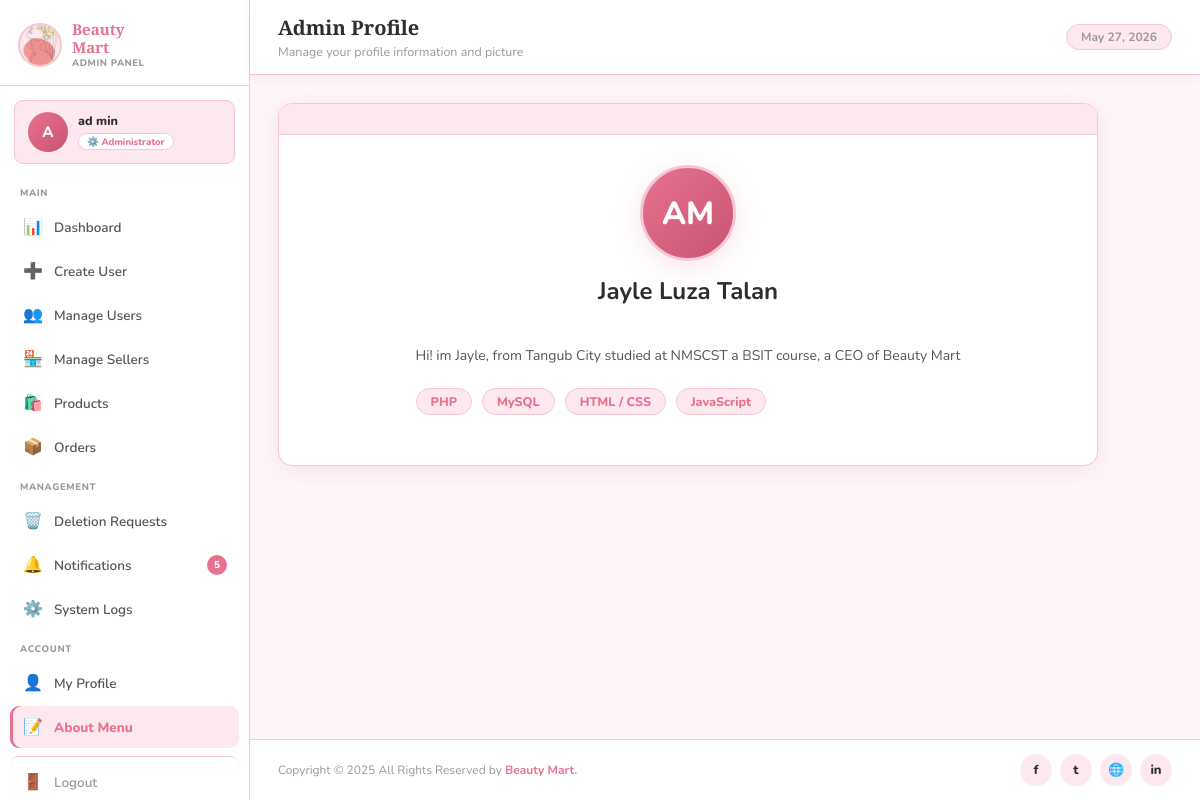
Page /1-admin/about.php (signed in) on the committed database.
### tables this page shows
CREATE TABLE `users` (
  `id` int(11) NOT NULL,
  `firstname` varchar(50) NOT NULL,
  `lastname` varchar(50) NOT NULL,
  `username` varchar(50) NOT NULL,
  `email` varchar(100) NOT NULL,
  `password` varchar(255) NOT NULL,
  `profile_pic` varchar(255) DEFAULT NULL,
  `email_verified` tinyint(1) DEFAULT 0,
  `marked_for_deletion` tinyint(1) DEFAULT 0,
  `deleted_at` timestamp NULL DEFAULT NULL,
  `verification_token` varchar(255) DEFAULT NULL,
  `status` enum('active','suspended','banned') DEFAULT 'active',
  `suspended_until` datetime DEFAULT NULL,
  `banned_reason` text DEFAULT NULL,
  `action_by` int(11) DEFAULT NULL COMMENT 'FK to admins.id — admin who last changed this user status',
  `created_at` timestamp NOT NULL DEFAULT current_timestamp(),
  `updated_at` timestamp NOT NULL DEFAULT current_timestamp() ON UPDATE current_timestamp()
);

### 1-admin/about.php (the view, shortened to what this page needs)
<?php
require_once '../includes/functions.php';
$stmt = $pdo->prepare("SELECT COUNT(*) FROM notifications WHERE user_id = ? AND is_read = 0");
$stmt->execute([$_SESSION['user_id']]);
$unread_notifs = (int)$stmt->fetchColumn();
$stmt = $pdo->prepare("
    SELECT u.*, a.id AS admin_id, sa.id AS superadmin_id
    FROM users u
    LEFT JOIN admins a ON u.id = a.user_id
    LEFT JOIN superadmins sa ON u.id = sa.user_id
    WHERE u.id = ?
");
$stmt->execute([$_SESSION['user_id']]);
$admin = $stmt->fetch();
$current_page = basename($_SERVER['PHP_SELF']);
?>
<!DOCTYPE html>
<html lang="en">
<head>
     <link rel="stylesheet" href="../css/admin_about.css">
     <link rel="stylesheet" href="../css/admin_dash.css">
     <link rel="stylesheet" href="../css/responsive.css">
</head>
<body>
 <div class="shell">
     <aside class="sidebar">
        <div class="sidebar-brand">
            <div class="brand-icon">
                <img src="../images/logo.png" alt="Logo"
                     onerror="this.style.display='none';this.parentElement.textContent='🌸'">
            </div>
            <div>
                <div class="brand-text"><span>Beauty</span><span>Mart</span></div>
                <div class="brand-sub">Admin Panel</div>
            </div>
        </div>
        <div class="admin-chip">
            <div class="chip-avatar">
                <?php if (!empty($admin['profile_pic']) && file_exists("../uploads/profile_images/" . $admin['profile_pic'])): ?>
                    <img src="../uploads/profile_images/<?= htmlspecialchars($admin['profile_pic']) ?>" alt="">
                <?php else: ?>
                    <?= strtoupper(substr($admin['firstname'], 0, 1)) ?>
                <?php endif; ?>
            </div>
            <div>
                <div class="chip-name"><?= htmlspecialchars($admin['firstname'] . ' ' . $admin['lastname']) ?></div>
                <span class="chip-role">⚙️ Administrator</span>
            </div>
        </div>
        <nav class="sidebar-nav">
            <div class="nav-section-label">Main</div>
            <a href="dashboard.php" class="<?= $current_page === 'dashboard.php' ? 'active' : '' ?>">
                <span class="nav-icon">📊</span> Dashboard
            </a>
            <a href="create_users.php" class="<?= $current_page==='create_users.php' ? 'active':'' ?>">
                <span class="ni">➕</span> Create User
            </a>
            <a href="manage_users.php" class="<?= $current_page === 'manage_users.php' ? 'active' : '' ?>">
                <span class="nav-icon">👥</span> Manage Users
            </a>
            <a href="manage_sellers.php" class="<?= $current_page === 'manage_sellers.php' ? 'active' : '' ?>">
                <span class="nav-icon">🏪</span> Manage Sellers
            </a>
            <a href="products.php" class="<?= $current_page === 'products.php' ? 'active' : '' ?>">
                <span class="nav-icon">🛍️</span> Products
            </a>
            <a href="orders.php" class="<?= $current_page === 'orders.php' ? 'active' : '' ?>">
                <span class="nav-icon">📦</span> Orders
            </a>
            <div class="nav-section-label">Management</div>
            <a href="manage_deletions.php" class="<?= $current_page === 'manage_deletions.php' ? 'active' : '' ?>">
                <span class="nav-icon">🗑️</span> Deletion Requests
            </a>
            <a href="notifications.php" class="<?= $current_page === 'notifications.php' ? 'active' : '' ?>">
                <span class="nav-icon">🔔</span> Notifications
                <?php if ($unread_notifs > 0): ?>
                    <span class="nav-badge"><?= $unread_notifs ?></span>
                <?php endif; ?>
            </a>
            <a href="system_logs.php" class="<?= $current_page==='system_logs.php' ? 'active':'' ?>">
                <span class="ni">⚙️</span> System Logs
            </a>
            <div class="nav-section-label">Account</div>
            <a href="profile.php" class="<?= $current_page==='profile.php' ? 'active':'' ?>">
                <span class="nav-icon">👤</span> My Profile
            </a>
            <a href="about.php" class="<?= $current_page === 'about.php' ? 'active' : '' ?>">
                <span class="nav-icon">📝</span> About Menu
            </a>
            <a href="../logout.php" class="logout">
                <span class="nav-icon">🚪</span> Logout
            </a>
        </nav>
    </aside>
    <div class="main">
        <div class="topbar">
            <div class="topbar-left">
                <h1>Admin Profile</h1>
                <p>Manage your profile information and picture</p>
            </div>
            <div class="topbar-right">
                <span class="topbar-date"><?= date('F j, Y') ?></span>
            </div>
        </div>
        <div class="content">
        <div class="content-wrap">
            <div class="sec-card">
                <div class="sec-header">
                </div>
                <div class="sec-body">
                    <div class="avatar-section">
                        <div class="avatar-lg">
                            <?php if (!empty($admin['profile_pic']) && file_exists("../uploads/profile_images/" . $admin['profile_pic'])): ?>
                                <img src="../uploads/profile_images/<?= htmlspecialchars($admin['profile_pic']) ?>" alt="">
                            <?php else: ?>
                                <?= strtoupper(substr($admin['firstname'], 0, 1)) . strtoupper(substr($admin['lastname'], 0, 1)) ?>
                            <?php endif; ?>
                        </div>
                        <h2>Jayle Luza Talan</h2>
                        <div class="about-body">
                    <p class="about-text">
                        Hi! im Jayle, from Tangub City studied at NMSCST a BSIT course, a CEO of Beauty Mart
                    </p>
                    <div style="display:flex;gap:10px;flex-wrap:wrap;">
                        <span style="background:var(--pink-pale);border:1.5px solid var(--pink-mid);border-radius:20px;padding:4px 14px;font-size:12.5px;font-weight:800;color:var(--pink-accent);">PHP</span>
                        <span style="background:var(--pink-pale);border:1.5px solid var(--pink-mid);border-radius:20px;padding:4px 14px;font-size:12.5px;font-weight:800;color:var(--pink-accent);">MySQL</span>
                        <span style="background:var(--pink-pale);border:1.5px solid var(--pink-mid);border-radius:20px;padding:4px 14px;font-size:12.5px;font-weight:800;color:var(--pink-accent);">HTML / CSS</span>
                        <span style="background:var(--pink-pale);border:1.5px solid var(--pink-mid);border-radius:20px;padding:4px 14px;font-size:12.5px;font-weight:800;color:var(--pink-accent);">JavaScript</span>
                    </div>
                </div>
                    </div>
                </div>
            </div>
        </div>
        </div>
        <footer class="admin-footer">
            <div class="footer-inner">
                <p class="footer-copy">Copyright &copy; 2025 All Rights Reserved by <span>Beauty Mart.</span></p>
                <div class="footer-socials">
                    <a href="#" title="Facebook">f</a>
                    <a href="#" title="Twitter">t</a>
                    <a href="#" title="Website">🌐</a>
                    <a href="#" title="LinkedIn">in</a>
                </div>
            </div>
        </footer>
    </div>
</div>
</body>
</html>

### css/admin_dash.css (style rules this page uses)
*, *::before, *::after { box-sizing: border-box; margin: 0; padding: 0; }
:root { --pink-pale: #fce8ee; --pink-mid: #f5c6d4; --pink-accent: #e8728e; --pink-dark: #c75473; --pink-soft: #fdf5f7; --text-dark: #2e2e2e; --text-mid: #555; --text-muted: #999; --white: #ffffff; --shadow: 0 4px 18px rgba(200,80,110,.10); --shadow-md: 0 6px 28px rgba(200,80,110,.15); --radius: 14px; --radius-sm: 9px; --sidebar-w: 250px; }
html, body { min-height: 100vh; font-family: 'Nunito', sans-serif; background: var(--pink-soft); color: var(--text-dark); }
a { text-decoration: none; color: inherit; }
.shell { display: flex; min-height: 100vh; }
.sidebar { width: var(--sidebar-w); flex-shrink: 0; background: var(--white); border-right: 1.5px solid var(--pink-mid); display: flex; flex-direction: column; position: sticky; top: 0; height: 100vh; overflow-y: auto; }
.sidebar-brand { padding: 20px 18px 16px; border-bottom: 1.5px solid var(--pink-mid); display: flex; align-items: center; gap: 10px; }
.brand-icon { width: 44px; height: 44px; border-radius: 50%; background: var(--pink-pale); border: 2px solid var(--pink-mid); display: flex; align-items: center; justify-content: center; font-size: 20px; flex-shrink: 0; overflow: hidden; }
.brand-icon img { width: 100%; height: 100%; object-fit: cover; }
.brand-text { font-family: 'Playfair Display', serif; font-size: 15px; font-weight: 700; color: var(--pink-accent); line-height: 1.2; }
.brand-text span { display: block; }
.brand-sub { font-size: 9.5px; font-weight: 800; color: var(--text-muted); letter-spacing: .55px; text-transform: uppercase; }
.admin-chip { margin: 14px 14px 0; background: var(--pink-pale); border: 1.5px solid var(--pink-mid); border-radius: var(--radius-sm); padding: 11px 13px; display: flex; align-items: center; gap: 10px; }
.chip-name { font-size: 12.5px; font-weight: 800; color: var(--text-dark); line-height: 1.3; }
.chip-role { display: inline-block; font-size: 9.5px; font-weight: 800; color: var(--pink-accent); background: var(--white); border: 1.5px solid var(--pink-mid); border-radius: 20px; padding: 1px 8px; margin-top: 2px; }
.sidebar-nav { flex: 1; padding: 12px 10px; display: flex; flex-direction: column; gap: 2px; }
.sidebar-nav a { display: flex; align-items: center; gap: 10px; padding: 10px 12px; border-radius: var(--radius-sm); font-size: 13.5px; font-weight: 600; color: var(--text-mid); transition: background .18s, color .18s; position: relative; }
.sidebar-nav a.active { background: var(--pink-pale); color: var(--pink-accent); font-weight: 800; box-shadow: inset 3px 0 0 var(--pink-accent); }
.ni { font-size: 16px; width: 22px; text-align: center; flex-shrink: 0; }
.sidebar-nav a.logout { margin-top: 6px; color: var(--text-muted); border-top: 1.5px solid var(--pink-mid); padding-top: 14px; }
.main { flex: 1; min-width: 0; display: flex; flex-direction: column; }
.topbar { background: var(--white); border-bottom: 1.5px solid var(--pink-mid); padding: 14px 28px; position: sticky; top: 0; z-index: 50; display: flex; align-items: center; justify-content: space-between; gap: 16px; box-shadow: 0 2px 10px rgba(200,80,110,.07); }
.topbar-left h1 { font-family: 'Playfair Display', serif; font-size: 20px; font-weight: 700; color: var(--text-dark); }
.topbar-left p { font-size: 12.5px; color: var(--text-muted); margin-top: 2px; }
.topbar-right { display: flex; align-items: center; gap: 10px; }
.topbar-date { font-size: 12px; font-weight: 700; color: var(--text-muted); background: var(--pink-pale); border: 1.5px solid var(--pink-mid); border-radius: 20px; padding: 4px 14px; }
.content { flex: 1; padding: 28px; display: flex; flex-direction: column; gap: 24px; }
.admin-footer { background: var(--white); border-top: 1.5px solid var(--pink-mid); padding: 14px 28px; flex-shrink: 0; }
.footer-inner { display: flex; align-items: center; justify-content: space-between; flex-wrap: wrap; gap: 10px; }
.footer-copy { font-size: 12px; color: var(--text-muted); }
.footer-copy span { color: var(--pink-accent); font-weight: 700; }
.footer-socials { display: flex; gap: 8px; }
.footer-socials a { width: 32px; height: 32px; border-radius: 50%; background: var(--pink-pale); display: flex; align-items: center; justify-content: center; font-size: 13px; font-weight: 800; color: var(--text-dark); transition: background .2s, color .2s; }

### rows in the picture
users: firstname "A", firstname+lastname "ad min", lastname "M"

### other values in the picture
$unread_notifs "5"
